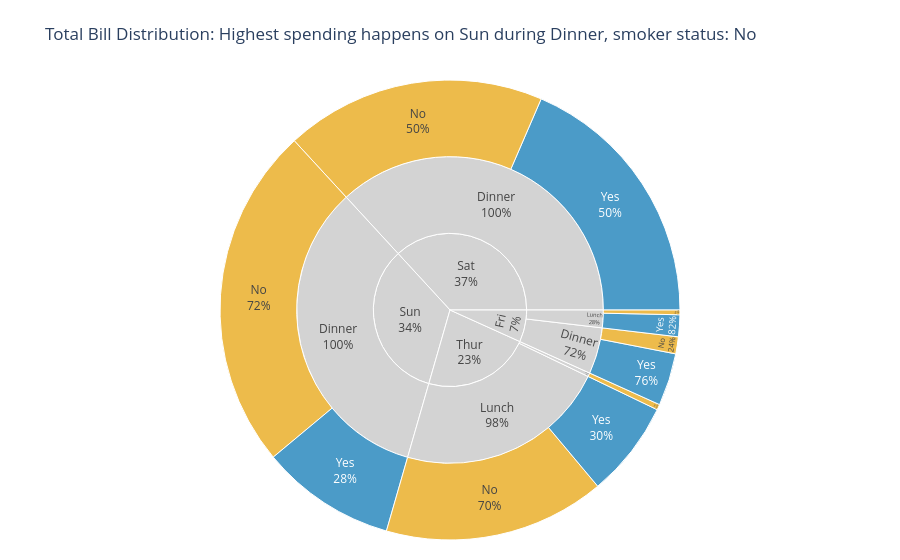

Source (notebook cell):
### Markdown cell above
## Task 2 — Sunburst: tipping behaviour by day and meal time

**What to build:** A sunburst chart using the built-in `tips` dataset showing how **total bill amount** is distributed across day → time → smoker status.

**Requirements:**
- Load tips with `px.data.tips()`
- Aggregate **total bill** (sum of `total_bill`) per group — not count
- Hierarchy: `path=['day', 'time', 'smoker']`
- Colour encodes smoker status with a CVD-safe blue/orange palette
- Grey out parent nodes (day and time level)
- Use `percent parent` for text labels
- Insight title describing where the most spending happens

> 💡 `tips.groupby(['day', 'time', 'smoker'])['total_bill'].sum().reset_index()`

### Code cell
# Task 2
# YOUR CODE HERE
# Task 2 — Sunburst: tipping behaviour by day and meal time

# Load built-in tips dataset
tips = px.data.tips()

# Aggregate total bill by day, time, and smoker status
tips_grouped = (
    tips.groupby(['day', 'time', 'smoker'])['total_bill']
    .sum()
    .reset_index()
)

# Find where the highest spending happens
top_spending = tips_grouped.sort_values('total_bill', ascending=False).iloc[0]

top_day = top_spending['day']
top_time = top_spending['time']
top_smoker = top_spending['smoker']

# Create sunburst chart
fig = px.sunburst(
    tips_grouped,
    path=['day', 'time', 'smoker'],
    values='total_bill',
    color='smoker',
    color_discrete_map={
        'Yes': '#0072B2',
        'No': '#E69F00'
    },
    title=f"Total Bill Distribution: Highest spending happens on {top_day} during {top_time}, smoker status: {top_smoker}"
)

# Use percent parent for text labels
fig.update_traces(
    textinfo='label+percent parent',
    hovertemplate='<b>%{label}</b><br>Total Bill: %{value:.2f}<br>Percent of Parent: %{percentParent:.1%}<extra></extra>'
)

# Grey out parent nodes: day and time levels
labels = fig.data[0].labels

new_colors = []
for label in labels:
    if label == 'Yes':
        new_colors.append('#0072B2')
    elif label == 'No':
        new_colors.append('#E69F00')
    else:
        new_colors.append('lightgrey')

fig.data[0].marker.colors = new_colors

fig.update_layout(
    margin=dict(t=80, l=20, r=20, b=20)
)

fig.show()

### Figure 1 — Plotly figure (JSON) as saved in the notebook; plotly's stock layout.template omitted (floating-point values rounded to 4 significant figures)
{"data": [{"branchvalues": "total", "customdata": [["(?)"], ["(?)"], ["(?)"], ["(?)"], ["(?)"], ["(?)"], ["(?)"], ["(?)"], ["(?)"], ["No"], ["No"], ["No"], ["No"], ["No"], ["No"], ["No"], ["Yes"], ["Yes"], ["Yes"], ["Yes"], ["Yes"]], "domain": {"x": [0, 1], "y": [0, 1]}, "hovertemplate": "<b>%{label}</b><br>Total Bill: %{value:.2f}<br>Percent of Parent: %{percentParent:.1%}<extra></extra>", "ids": ["Thur", "Sat", "Fri", "Thur/Lunch", "Sun/Dinner", "Sat/Dinner", "Fri/Lunch", "Fri/Dinner", "Sun", "Thur/Dinner", "Fri/Dinner/No", "Thur/Dinner/No", "Sun/Dinner/No", "Sat/Dinner/No", "Fri/Lunch/No", "Thur/Lunch/No", "Sun/Dinner/Yes", "Sat/Dinner/Yes", "Fri/Lunch/Yes", "Fri/Dinner/Yes", "Thur/Lunch/Yes"], "labels": ["Thur", "Sat", "Fri", "Lunch", "Dinner", "Dinner", "Lunch", "Dinner", "Sun", "Dinner", "No", "No", "No", "No", "No", "No", "Yes", "Yes", "Yes", "Yes", "Yes"], "marker": {"colors": ["lightgrey", "lightgrey", "lightgrey", "lightgrey", "lightgrey", "lightgrey", "lightgrey", "lightgrey", "lightgrey", "lightgrey", "#E69F00", "#E69F00", "#E69F00", "#E69F00", "#E69F00", "#E69F00", "#0072B2", "#0072B2", "#0072B2", "#0072B2", "#0072B2"]}, "name": "", "parents": ["", "", "", "Thur", "Sun", "Sat", "Fri", "Fri", "", "Thur", "Fri/Dinner", "Thur/Dinner", "Sun/Dinner", "Sat/Dinner", "Fri/Lunch", "Thur/Lunch", "Sun/Dinner", "Sat/Dinner", "Fri/Lunch", "Fri/Dinner", "Thur/Lunch"], "textinfo": "label+percent parent", "type": "sunburst", "values": [1096.0, 1778.0, 325.9, 1078.0, 1627.0, 1778.0, 89.92, 236.0, 1627.0, 18.78, 57.7, 18.78, 1169.0, 884.8, 15.98, 751.3, 458.3, 893.6, 73.94, 178.3, 326.2]}], "layout": {"legend": {"tracegroupgap": 0}, "margin": {"b": 20, "l": 20, "r": 20, "t": 80}, "title": {"text": "Total Bill Distribution: Highest spending happens on Sun during Dinner, smoker status: No"}}}
